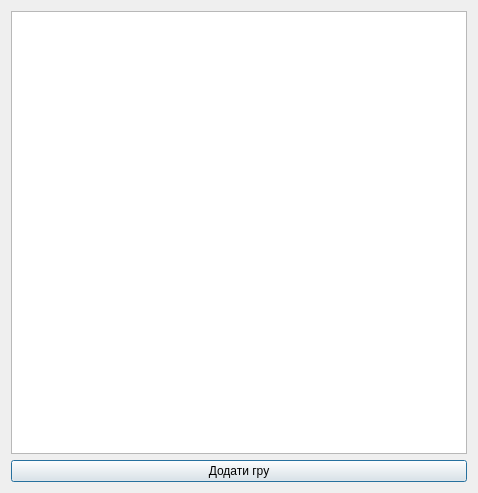
<?xml version="1.0" encoding="UTF-8"?>
<ui version="4.0">
 <class>ResultsDialog</class>
 <widget class="QDialog" name="ResultsDialog">
  <property name="geometry">
   <rect>
    <x>0</x>
    <y>0</y>
    <width>478</width>
    <height>493</height>
   </rect>
  </property>
  <property name="windowTitle">
   <string>Dialog</string>
  </property>
  <layout class="QVBoxLayout" name="verticalLayout">
   <item>
    <widget class="QTableView" name="resultsTable"/>
   </item>
   <item>
    <widget class="QPushButton" name="addgame">
     <property name="text">
      <string>Додати гру</string>
     </property>
    </widget>
   </item>
  </layout>
 </widget>
 <resources/>
 <connections/>
</ui>
